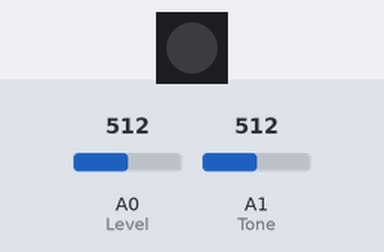
This sketch was run on a simulated Arduino Uno, built with avr-gcc and run on an emulated ATmega328P. On the bench: 1 RGB LEDs in strip order, left to right. Inputs (shaded band) come from the test bench; at power-on: A0 (Level) = 512, A1 (Tone) = 512. Dim RGB values are drawn brighter than linear.

Above: at 0.04 s.
At 0.71 s:
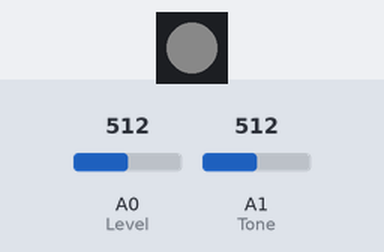
At 1.48 s:
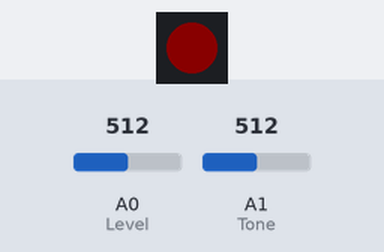
At 2.91 s:
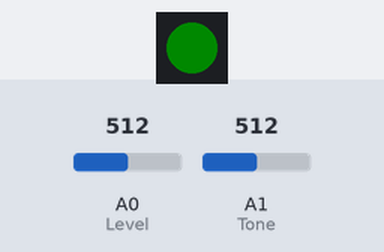
Timing chart, 0 to 3.2 s (numbered marks = the images above):
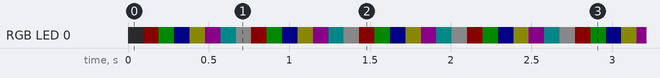

The sketch:

Color_Mixing_Prac.ino
```cpp
#include <Adafruit_NeoPixel.h>
#define PEDAL_BUTTON 0
#define PIN 2
#define NUM_OF_LEDS 1
//Max pot values for 3.3v will be 670
#define MAX_POT 675

//Max pot values for 5.0v will be 1024
//#define MAX_POT 1024
Adafruit_NeoPixel strip = Adafruit_NeoPixel(NUM_OF_LEDS, PIN, NEO_GRB + NEO_KHZ800);

int Level = A0;
int Tone = A1;
int max_pot = MAX_POT;
int num_modes = 3; //The amount of modes I have defined in my enum AnimationMode list

unsigned int LevelValue = 0;
unsigned int ToneValue = 0;
unsigned int rate = 5;

unsigned int state = 0;
unsigned int val = 0;
unsigned int old_val = 0;
//I'm using this value for now just to keep the light somewhat dim while I proto this
float myIntensity = .02;  //2% brightness

enum AnimationMode{
  ON,
  BREATHE,
  BLINK,
  CYCLE,
  SEIZURE,
} mode = ON;

typedef struct {
  int R;
  int G;
  int B;
  int intensity;
} RGB;

RGB color, colorPrime;

void setup()
{
  pinMode(PEDAL_BUTTON, INPUT);
  color = {0, 0, 0, 5};
  strip.begin();
  strip.show(); // Initialize all pixels to 'off'

  Serial.begin(9600);
}


int Clamp(int x) {
  if (x < 0)
  return 0;

  else if (x > 255)
  return 255;

  else
  return x;
}

void loop()
{
  Take_Color_Input();
  //Serial.println(state);
  AnimationStep();
  delay(10);
  SetPixels();
}


int AnimationStep(){
  val = digitalRead(PEDAL_BUTTON);
  LevelValue = analogRead(Level);  //reads from Level Pot

  if ((LevelValue >= 0 )                      && (LevelValue <= (max_pot/num_modes)))       { mode  = ON;}
  if ((LevelValue > (max_pot/num_modes))      && (LevelValue <= ((max_pot/num_modes)*2)))   { mode  = BREATHE;}
  if ((LevelValue > ((max_pot/num_modes)*2))  && (LevelValue <= max_pot))                   { mode  = BLINK;}

  //Serial.print("Level = ");
  //Serial.println(LevelValue);

  if ((val == HIGH) && (old_val == LOW)){
      state = 1 - state;
      delay(10);
    }

    old_val = val;

    if (state == 0) {
       //LevelValue = NULL;
       mode = SEIZURE;
     }

  switch (mode){

     case ON:
        Cycle();
        //Full_On();
        Serial.println("AnimationStep = ON");
     break;

     case BREATHE:
         Breathe();
         //Serial.println("AnimationStep = BREATHE");
     break;

     case BLINK:
         Blink();
         //Serial.println("AnimationStep = BLINK");
     break;

    case SEIZURE:
         Seizure();
         //Serial.println("AnimationStep = SEIZURE");
     break;

     case CYCLE:
         Cycle();
         //Serial.println("AnimationStep = CYCLE");
     break;
  }

}


void Take_Color_Input()
{
  ToneValue = analogRead(Tone);    // reads from Tone pot

if (ToneValue <= 255)          // Red to Yellow
  {
    color.R = 255 - ToneValue;           // red goes from on to off
    color.G = ToneValue;                 // green goes from off to on
    color.B = 0;                         // blue is always off
  }

else if (ToneValue <= 511)     // Green to Blue
  {
    color.R = 0;                         // red is always off
    color.G = 255 - (ToneValue - 256);   // green on to off
    color.B = (ToneValue - 256);         // blue off to on
  }

else // color >= 512       // Purple to Red
  {
    color.R = (ToneValue - 512);          // red off to on
    color.G = 0;                          // green is always off
    color.B = 255 - (ToneValue - 512);    // blue on to off
  }
}

void Full_On(){
  colorPrime = color;
  colorPrime.intensity = 3;
}


void Breathe(){
static enum {
   inhale,
   exhale
  }respiration = exhale;

  static int brightness = 50;

 if (brightness > color.intensity){
      brightness = color.intensity;
      respiration = exhale;
 }

  if (respiration == exhale){
    if (brightness == 0){
      respiration = inhale;
      brightness++;
    }
    else
      brightness--;
  }

  else{
    if (brightness == color.intensity){
      respiration = exhale;
      brightness--;
    }
    else brightness++;
  }

  // use the value of colorPrime for output
  colorPrime = color;
  colorPrime.intensity = brightness;
  Serial.println(brightness);
  delay(20*rate);
}

void Blink(){
  static enum{
    on,
    off,
    middle
  }type = on;

  static int brightness = 0;

  if (type == on){
    delay(100*rate);
    brightness = 3;
    type = middle;
  }

  else if (type == middle){
    type = off;
  }

  else {
    delay(100*rate);
    brightness = 0;
    type = on;
  }

  colorPrime = color;
  colorPrime.intensity = brightness;
}

void Cycle(){

  for (int x = 0; x < 768; x++){
      ToneValue = x;
      colorPrime = color;
      colorPrime.intensity = 3;
      delay(4);
  }
}

void Seizure(){
  static enum{
    red,
    green,
    blue,
    yellow,
    purple,
    aqua,
    white
  }interval = red;

  if (interval == red)
  {
    color.R = 255,
    color.G = color.B = 0;
    interval = green;
  }

  else if (interval == green)
  {
    color.R = color.B = 0,
    color.G = 255;
    interval = blue;
  }

  else if (interval == blue)
  {
    color.R = color.G = 0,
    color.B = 255;
    interval = yellow;
  }

    else if (interval == yellow)
  {
    color.R = color.G = 255,
    color.B = 0;
    interval = purple;
  }

    else if (interval == purple)
  {
    color.R = color.B = 255,
    color.G = 0;
    interval = aqua;
  }

    else if (interval == aqua)
  {
    color.B = color.G = 255,
    color.R = 0;
    interval = white;
  }

    else if (interval == white)
  {
    color.R = color.G = color.B = 255;
    interval = red;
  }

  delay(rate * 17);
  colorPrime = color;
  colorPrime.intensity = 2;
}

void SetPixels(){
  //Serial.println(colorPrime.intensity);
  SetLED(strip.Color(colorPrime.R * colorPrime.intensity*myIntensity, colorPrime.G * colorPrime.intensity*myIntensity, colorPrime.B * colorPrime.intensity*myIntensity), 0);
}

void SetLED(uint32_t c, uint8_t wait) {
  for (uint16_t i = 0; i < strip.numPixels(); i++) {
    strip.setPixelColor(i, c);
    strip.show();
    delay(wait);
  }
}
```

Measured:
- by itself, RGB LED 0: repeats every 0.67 s: RGB(0, 10, 0) 0.10 s, RGB(0, 0, 10) 0.10 s, RGB(10, 10, 0) 0.10 s, RGB(10, 0, 10) 0.10 s, RGB(0, 10, 10) 0.10 s, RGB(10, 10, 10) 0.10 s, RGB(10, 0, 0) 0.10 s
- by itself, everything shown: repeats every 0.67 s, in 7 steps
